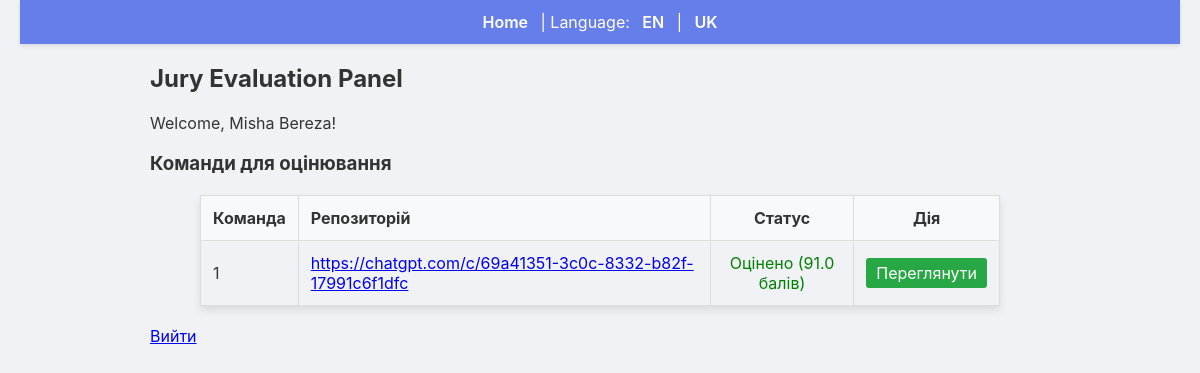
Page /jury/evaluate (signed in) on the earlier database version.
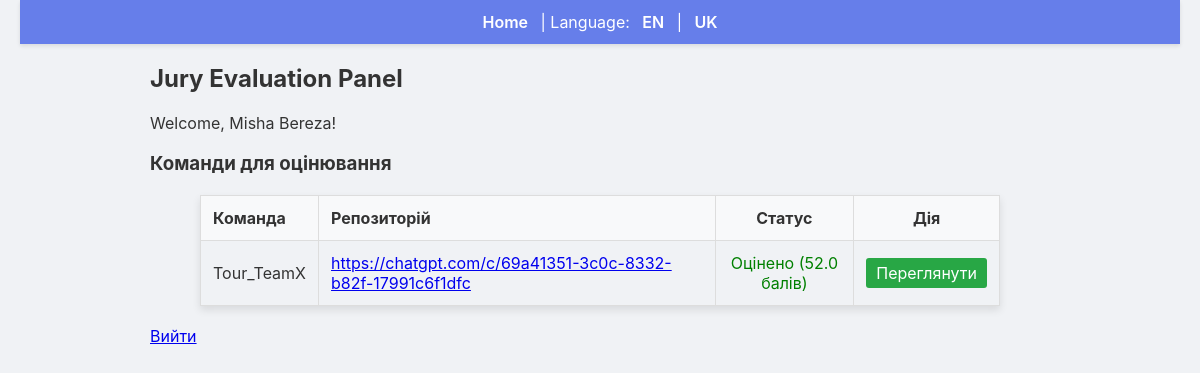
Same page on the later database version.
### backend/models.py (models this page shows)
class User(db.Model):
    id = db.Column(db.Integer, primary_key=True)
    first_name = db.Column(db.String(120), nullable=False)
    last_name = db.Column(db.String(120), nullable=False)
    email = db.Column(db.String(200), unique=True, nullable=False)
    age = db.Column(db.Integer)
    bio = db.Column(db.Text)
    role = db.Column(db.String(30), default='team')
    @property
    def name(self):
        return f"{self.first_name} {self.last_name}"

class Submission(db.Model):
    id = db.Column(db.Integer, primary_key=True)
    team_id = db.Column(db.Integer, db.ForeignKey('team.id'))
    round_id = db.Column(db.Integer, db.ForeignKey('round.id'))
    repo_url = db.Column(db.String(500))
    demo_url = db.Column(db.String(500))
    description = db.Column(db.Text)
    submitted_at = db.Column(db.DateTime, default=datetime.utcnow)
    evaluations = db.relationship('Evaluation', backref='submission', lazy=True)

class Team(db.Model):
    id = db.Column(db.Integer, primary_key=True)
    name = db.Column(db.String(200), nullable=False)
    captain_id = db.Column(db.Integer, db.ForeignKey('user.id'), nullable=False)
    captain = db.relationship('User', foreign_keys=[captain_id])
    members = db.relationship('User', secondary=team_members, backref='teams', lazy='dynamic')
    tournament_id = db.Column(db.Integer, db.ForeignKey('tournament.id'))
    submissions = db.relationship('Submission', backref='team', lazy=True)
    repo_url = db.Column(db.String(500))
    live_url = db.Column(db.String(500))
    comments = db.Column(db.Text)
    submitted_at = db.Column(db.DateTime)
    submission_status = db.Column(db.String(30), default='None')  # None, Pending, Accepted, Rejected, Returned

class Evaluation(db.Model):
    id = db.Column(db.Integer, primary_key=True)
    submission_id = db.Column(db.Integer, db.ForeignKey('submission.id'))
    jury_id = db.Column(db.Integer, db.ForeignKey('user.id'))
    score1 = db.Column(db.Float)
    score2 = db.Column(db.Float)
    score3 = db.Column(db.Float)
    score4 = db.Column(db.Float)
    score5 = db.Column(db.Float)
    score6 = db.Column(db.Float)
    score7 = db.Column(db.Float)
    score8 = db.Column(db.Float)
    score9 = db.Column(db.Float)
    score10 = db.Column(db.Float)
    comment = db.Column(db.Text)
    def total(self):
        parts = [p for p in (self.score1, self.score2, self.score3, self.score4, self.score5, self.score6, self.score7, self.score8, self.score9, self.score10) if p is not None]
        return sum(parts) if parts else 0

### backend/auth.py (the view, shortened to what this page needs)
def jury_evaluate():
    if 'jury_id' not in session:
        return redirect('/jury/login')
    jury = db.session.get(User, session['jury_id'])
    if not jury or jury.role != 'jury':
        session.pop('jury_id', None)
        return redirect('/jury/login')
    from sqlalchemy import or_
    from .models import Submission, Evaluation, Team, Tournament, Round
    from datetime import datetime
    def sync_team_submissions(tournament):
        if not tournament:
            return
        latest_round = Round.query.filter_by(tournament_id=tournament.id).order_by(Round.level.desc(), Round.id.desc()).first()
        round_id = latest_round.id if latest_round else None
        dirty = False
        teams_with_work = Team.query.filter(
            Team.tournament_id == tournament.id,
            Team.repo_url.isnot(None),
            Team.repo_url != ''
        ).all()
        for team in teams_with_work:
            submission_query = Submission.query.filter_by(team_id=team.id)
            if round_id is None:
                submission = submission_query.filter(Submission.round_id.is_(None)).first()
            else:
                submission = submission_query.filter_by(round_id=round_id).first()
            if submission:
                changed = False
                if not submission.repo_url and team.repo_url:
                    submission.repo_url = team.repo_url
                    changed = True
                if not submission.demo_url and team.live_url:
                    submission.demo_url = team.live_url
                    changed = True
                if not submission.description and team.comments:
                    submission.description = team.comments
                    changed = True
                dirty = dirty or changed
                continue
        if dirty:
            db.session.commit()
    candidate_tournaments = Tournament.query.filter(
        or_(
            Tournament.status.ilike('%finished%'),
            Tournament.status.ilike('%completed%'),
            Tournament.status.ilike('%closed%'),
            Tournament.status.ilike('%running%'),
            Tournament.status.ilike('%submission%'),
            Tournament.status.ilike('%registration%'),
            Tournament.status.ilike('%draft%')
        )
    ).order_by(Tournament.id.desc()).all()
    tournament = None
    for ct in candidate_tournaments:
        has_submission = Submission.query.join(Team, Submission.team_id == Team.id)\
            .filter(Team.tournament_id == ct.id).first()
        has_team_submit = Team.query.filter(
            Team.tournament_id == ct.id,
            Team.repo_url.isnot(None),
            Team.repo_url != ''
        ).first()
        if has_submission or has_team_submit:
            tournament = ct
            break
    if not tournament and candidate_tournaments:
        tournament = candidate_tournaments[0]
    if not tournament:
        return render_template('jury_evaluate.html', team_evaluations=[], current_user=jury, tournament=None, teams=[], message_key='no_active_tournament')
    sync_team_submissions(tournament)
    now = datetime.utcnow()
    finished_round = Round.query.filter(Round.tournament_id == tournament.id, Round.end_at <= now).first()
    submissions = Submission.query.join(Team, Submission.team_id == Team.id).filter(Team.tournament_id == tournament.id).all()
    team_level_submissions = Team.query.filter(
        Team.tournament_id == tournament.id,
        Team.repo_url.isnot(None),
        Team.repo_url != ''
    ).all()
    if not finished_round and not submissions and not team_level_submissions and tournament.status.lower() not in ('finished', 'completed', 'closed'):
        return render_template('jury_evaluate.html', team_evaluations=[], current_user=jury, tournament=tournament, teams=[], message_key='evaluation_not_started')
    teams = Team.query.filter_by(tournament_id=tournament.id).all()
    team_evaluations = []
    for s in submissions:
        if s.team:  # Ensure team exists
            already = Evaluation.query.filter_by(submission_id=s.id, jury_id=jury.id).first()
            team_evaluations.append((s, already))
    return render_template('jury_evaluate.html', team_evaluations=team_evaluations, current_user=jury, tournament=tournament, teams=teams)

### backend/app.py (called while the page is built)
@app.context_processor
def inject_user_processor():
    return inject_user()

@app.context_processor
def translation_processor():
    return translation()

### backend/app_helpers.py (called while the page is built)
def get_current_user():
    uid = session.get('user_id')
    if uid:
        return db.session.get(User, uid)
    return None

def inject_user():
    return {'get_current_user': get_current_user}

def translation():
    lang = session.get('language', 'en')
    def t(key):
        return get_text(key, lang)
    return {
        't': t,
        'lang': lang,
        'supported_languages': list(TRANSLATIONS.keys())
    }

### backend/translations.py (called while the page is built)
def get_text(key, lang='en'):
    if lang not in TRANSLATIONS:
        lang = 'en'
    return TRANSLATIONS[lang].get(key, key)

### templates/jury_evaluate.html
{% extends 'base.html' %}
{% block content %}
  <h2>{{ t('jury_evaluation_panel') }}</h2>
  <p>{{ t('welcome') }}, {{ current_user.name if current_user else 'Jury' }}!</p>
  {% if message_key %}
    <p style="color: orange;">{{ t(message_key) }}</p>
  {% else %}
    <h3>Команди для оцінювання</h3>
    {% if team_evaluations %}
      <table style="border-collapse: collapse; width: 100%; max-width: 800px; margin: 20px auto; box-shadow: 0 4px 8px rgba(0,0,0,0.1);">
        <thead>
          <tr style="background-color: #f8f9fa;">
            <th style="border: 1px solid #ddd; padding: 12px; text-align: left; font-weight: bold;">Команда</th>
            <th style="border: 1px solid #ddd; padding: 12px; text-align: left; font-weight: bold;">Репозиторій</th>
            <th style="border: 1px solid #ddd; padding: 12px; text-align: center; font-weight: bold;">Статус</th>
            <th style="border: 1px solid #ddd; padding: 12px; text-align: center; font-weight: bold;">Дія</th>
          </tr>
        </thead>
        <tbody>
          {% for s, evaluation in team_evaluations %}
            <tr style="background-color: {% if loop.index % 2 == 0 %}#f8f9fa{% endif %}">
              <td style="border: 1px solid #ddd; padding: 12px;">{{ s.team.name }}</td>
              <td style="border: 1px solid #ddd; padding: 12px;"><a href="{{ s.repo_url }}" target="_blank">{{ s.repo_url }}</a></td>
              <td style="border: 1px solid #ddd; padding: 12px; text-align: center;">
                {% if evaluation %}
                  <span style="color: green;">Оцінено ({{ evaluation.total() }} балів)</span>
                {% else %}
                  <span style="color: red;">Не оцінено</span>
                {% endif %}
              </td>
              <td style="border: 1px solid #ddd; padding: 12px; text-align: center;">
                {% if not evaluation %}
                  <a href="/evaluate/{{ s.id }}" style="padding: 5px 10px; background-color: #007bff; color: white; text-decoration: none; border-radius: 3px;">Оцінити</a>
                {% else %}
                  <a href="/evaluate/{{ s.id }}" style="padding: 5px 10px; background-color: #28a745; color: white; text-decoration: none; border-radius: 3px;">Переглянути</a>
                {% endif %}
              </td>
            </tr>
          {% endfor %}
        </tbody>
      </table>
    {% else %}
      <p>Немає команд для оцінювання</p>
    {% endif %}
  {% endif %}
  <p><a href="/jury/logout">Вийти</a></p>
{% endblock %}

### templates/base.html (shortened to what this page needs)
<!doctype html>
<html>
  <head>
    <link rel="stylesheet" href="/static/css/main.css">
  </head>
  <body>
    <nav>
      <a href="/">{{ t('home') }}</a>
      |
      {{ t('language') }}:
      <a href="{{ url_for('set_language', lang='en') }}">EN</a> |
      <a href="{{ url_for('set_language', lang='uk') }}">UK</a>
      {% set _cur = get_current_user() %}
    </nav>
    <div class="container">
      {% block content %}{% endblock %}
    </div>
  </body>
</html>

### static/css/main.css (style rules this page uses)
body { font-family: -apple-system, BlinkMacSystemFont, 'Segoe UI', Roboto, Oxygen, Ubuntu, Cantarell, 'Open Sans', 'Helvetica Neue', sans-serif; margin: 0; padding: 0 20px; background: #f0f2f5; color: #333; }
nav { text-align: center; padding: 12px 0; background: #667eea; color: white; box-shadow: 0 2px 4px rgba(0,0,0,0.1); }
nav a { color: white; text-decoration: none; margin: 0 8px; font-weight: 600; }
.container { max-width: 900px; margin: 0 auto; }

Differences in the rows shown:
no longer on this page (row unchanged): Submission: team.name "1", repo_url "https://chatgpt.com/c/69a41351-3c0c-8332-b82f-17991c6f1dfc", total "91.0"
added Submission: team.name "Tour_TeamX", repo_url "https://chatgpt.com/c/69a41351-3c0c-8332-b82f-17991c6f1dfc", total "52.0"
